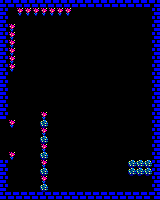

Tiled map render using the project's own tile images. Description and the whole map definition, tile-layer contents included, below:
An orthogonal 20x25 tile map with 8x8 px tiles, 1 tile layer (Capa de Patrones 1).

<map version="1.2" tiledversion="1.2.4" orientation="orthogonal" renderorder="right-down" width="20" height="25" tilewidth="8" tileheight="8" infinite="0" nextlayerid="2" nextobjectid="1">
 <tileset firstgid="1" source="sp.tsx" />
 <layer id="1" name="Capa de Patrones 1" width="20" height="25">
  <data encoding="csv">
17,17,17,17,17,17,17,17,17,17,17,17,17,17,17,17,17,17,17,16,
17,1,9,9,9,9,9,9,9,1,1,1,1,1,1,1,1,1,1,16,
17,1,1,1,1,1,1,1,1,1,1,1,1,1,1,1,1,1,1,16,
17,9,1,1,1,1,1,1,1,1,1,1,1,1,1,1,1,1,1,16,
17,9,1,1,1,1,1,1,1,1,1,1,1,1,1,1,1,1,1,16,
17,9,1,1,1,1,1,1,1,1,1,1,1,1,1,1,1,1,1,16,
17,9,1,1,1,1,1,1,1,1,1,1,1,1,1,1,1,1,1,16,
17,9,1,1,1,1,1,1,1,1,1,1,1,1,1,1,1,1,1,16,
17,9,1,1,1,1,1,1,1,1,1,1,1,1,1,1,1,1,1,16,
17,1,1,1,1,1,1,1,1,1,1,1,1,1,1,1,1,1,1,16,
17,1,1,1,1,1,1,1,1,1,1,1,1,1,1,1,1,1,1,16,
17,1,1,1,1,1,1,1,1,1,1,1,1,1,1,1,1,1,1,16,
17,1,1,1,1,1,1,1,1,1,1,1,1,1,1,1,1,1,1,16,
17,1,1,1,1,1,1,1,1,1,1,1,1,1,1,1,1,1,1,16,
17,1,1,1,1,9,1,1,1,1,1,1,1,1,1,1,1,1,1,16,
1,9,1,1,1,36,1,1,1,1,1,1,1,1,1,1,1,1,1,16,
1,1,1,1,1,9,1,1,1,1,1,1,1,1,1,1,1,1,1,16,
1,1,1,1,1,36,1,1,1,1,1,1,1,1,1,1,1,1,1,16,
1,1,1,1,1,9,1,1,1,1,1,1,1,1,1,1,1,1,1,16,
1,9,1,1,1,36,1,1,1,1,1,1,1,1,1,1,1,1,1,16,
17,1,1,1,1,9,1,1,1,1,1,1,1,1,1,1,36,36,36,16,
17,1,1,1,1,36,1,1,1,1,1,1,1,1,1,1,36,36,36,16,
17,1,1,1,1,9,1,1,1,1,1,1,1,1,1,1,1,1,1,16,
17,1,1,1,1,36,1,1,1,1,1,1,1,1,1,1,1,1,1,16,
17,17,17,17,17,17,17,17,17,17,17,17,17,17,17,17,17,17,17,16
</data>
 </layer>
</map>